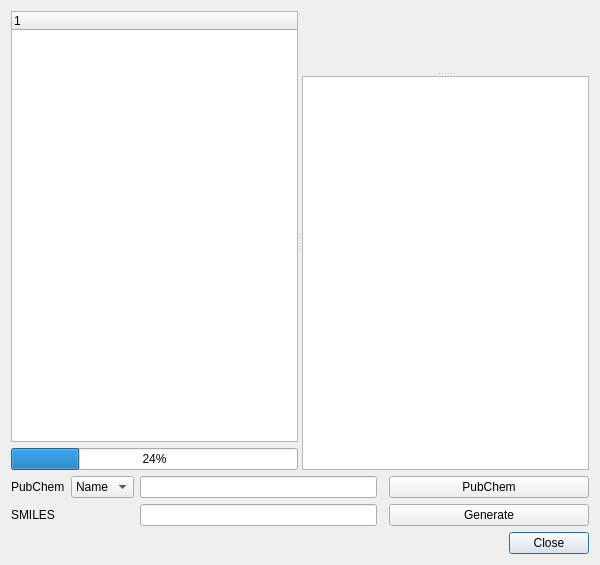
<?xml version="1.0" encoding="UTF-8"?>
<ui version="4.0">
 <class>PubChemDialogData</class>
 <widget class="QDialog" name="PubChemDialogData">
  <property name="geometry">
   <rect>
    <x>0</x>
    <y>0</y>
    <width>600</width>
    <height>565</height>
   </rect>
  </property>
  <property name="windowTitle">
   <string>Query PubChem or generate from SMILES</string>
  </property>
  <layout class="QGridLayout" name="gridLayout">
   <item row="1" column="2">
    <widget class="QLineEdit" name="pubchem_label"/>
   </item>
   <item row="1" column="0">
    <widget class="QLabel" name="label_2">
     <property name="sizePolicy">
      <sizepolicy hsizetype="Preferred" vsizetype="Fixed">
       <horstretch>0</horstretch>
       <verstretch>0</verstretch>
      </sizepolicy>
     </property>
     <property name="text">
      <string>PubChem</string>
     </property>
    </widget>
   </item>
   <item row="2" column="4">
    <widget class="QPushButton" name="generate_button">
     <property name="maximumSize">
      <size>
       <width>200</width>
       <height>16777215</height>
      </size>
     </property>
     <property name="text">
      <string>Generate</string>
     </property>
     <property name="autoDefault">
      <bool>false</bool>
     </property>
    </widget>
   </item>
   <item row="3" column="0" colspan="5">
    <widget class="QDialogButtonBox" name="buttonBox">
     <property name="standardButtons">
      <set>QDialogButtonBox::Close</set>
     </property>
    </widget>
   </item>
   <item row="0" column="0" colspan="5">
    <widget class="QSplitter" name="splitter_2">
     <property name="orientation">
      <enum>Qt::Horizontal</enum>
     </property>
     <widget class="QWidget" name="layoutWidget">
      <layout class="QVBoxLayout" name="verticalLayout">
       <item>
        <widget class="QTreeWidget" name="queries">
         <column>
          <property name="text">
           <string notr="true">1</string>
          </property>
         </column>
        </widget>
       </item>
       <item>
        <widget class="QProgressBar" name="progress_bar">
         <property name="value">
          <number>24</number>
         </property>
        </widget>
       </item>
      </layout>
     </widget>
     <widget class="QSplitter" name="splitter">
      <property name="sizePolicy">
       <sizepolicy hsizetype="Preferred" vsizetype="MinimumExpanding">
        <horstretch>0</horstretch>
        <verstretch>0</verstretch>
       </sizepolicy>
      </property>
      <property name="orientation">
       <enum>Qt::Vertical</enum>
      </property>
      <widget class="BALL::VIEW::SDWidget" name="sdwidget_" native="true">
       <property name="sizePolicy">
        <sizepolicy hsizetype="Preferred" vsizetype="Preferred">
         <horstretch>0</horstretch>
         <verstretch>0</verstretch>
        </sizepolicy>
       </property>
       <property name="contextMenuPolicy">
        <enum>Qt::ActionsContextMenu</enum>
       </property>
      </widget>
      <widget class="QTextEdit" name="text_field">
       <property name="acceptDrops">
        <bool>false</bool>
       </property>
       <property name="undoRedoEnabled">
        <bool>false</bool>
       </property>
       <property name="readOnly">
        <bool>true</bool>
       </property>
      </widget>
     </widget>
    </widget>
   </item>
   <item row="2" column="2">
    <widget class="QLineEdit" name="smiles_label"/>
   </item>
   <item row="2" column="0">
    <widget class="QLabel" name="label">
     <property name="sizePolicy">
      <sizepolicy hsizetype="Preferred" vsizetype="Fixed">
       <horstretch>0</horstretch>
       <verstretch>0</verstretch>
      </sizepolicy>
     </property>
     <property name="text">
      <string>SMILES</string>
     </property>
    </widget>
   </item>
   <item row="1" column="4">
    <widget class="QPushButton" name="search_button">
     <property name="sizePolicy">
      <sizepolicy hsizetype="Expanding" vsizetype="Fixed">
       <horstretch>0</horstretch>
       <verstretch>0</verstretch>
      </sizepolicy>
     </property>
     <property name="maximumSize">
      <size>
       <width>200</width>
       <height>16777215</height>
      </size>
     </property>
     <property name="text">
      <string>PubChem</string>
     </property>
     <property name="autoDefault">
      <bool>false</bool>
     </property>
    </widget>
   </item>
   <item row="1" column="1">
    <widget class="QComboBox" name="query_type_box">
     <item>
      <property name="text">
       <string>Name</string>
      </property>
     </item>
     <item>
      <property name="text">
       <string>CID</string>
      </property>
     </item>
    </widget>
   </item>
  </layout>
 </widget>
 <customwidgets>
  <customwidget>
   <class>BALL::VIEW::SDWidget</class>
   <extends>QWidget</extends>
   <header location="global">BALL_view/WIDGETS/SDWidget.h</header>
   <container>1</container>
  </customwidget>
 </customwidgets>
 <tabstops>
  <tabstop>pubchem_label</tabstop>
  <tabstop>search_button</tabstop>
  <tabstop>smiles_label</tabstop>
  <tabstop>generate_button</tabstop>
  <tabstop>buttonBox</tabstop>
  <tabstop>text_field</tabstop>
 </tabstops>
 <resources/>
 <connections>
  <connection>
   <sender>buttonBox</sender>
   <signal>rejected()</signal>
   <receiver>PubChemDialogData</receiver>
   <slot>hide()</slot>
   <hints>
    <hint type="sourcelabel">
     <x>410</x>
     <y>560</y>
    </hint>
    <hint type="destinationlabel">
     <x>377</x>
     <y>757</y>
    </hint>
   </hints>
  </connection>
  <connection>
   <sender>buttonBox</sender>
   <signal>accepted()</signal>
   <receiver>PubChemDialogData</receiver>
   <slot>finished()</slot>
   <hints>
    <hint type="sourcelabel">
     <x>457</x>
     <y>543</y>
    </hint>
    <hint type="destinationlabel">
     <x>451</x>
     <y>655</y>
    </hint>
   </hints>
  </connection>
  <connection>
   <sender>pubchem_label</sender>
   <signal>returnPressed()</signal>
   <receiver>search_button</receiver>
   <slot>click()</slot>
   <hints>
    <hint type="sourcelabel">
     <x>215</x>
     <y>346</y>
    </hint>
    <hint type="destinationlabel">
     <x>475</x>
     <y>345</y>
    </hint>
   </hints>
  </connection>
  <connection>
   <sender>smiles_label</sender>
   <signal>returnPressed()</signal>
   <receiver>generate_button</receiver>
   <slot>click()</slot>
   <hints>
    <hint type="sourcelabel">
     <x>245</x>
     <y>454</y>
    </hint>
    <hint type="destinationlabel">
     <x>429</x>
     <y>455</y>
    </hint>
   </hints>
  </connection>
 </connections>
 <slots>
  <slot>finished()</slot>
 </slots>
</ui>
